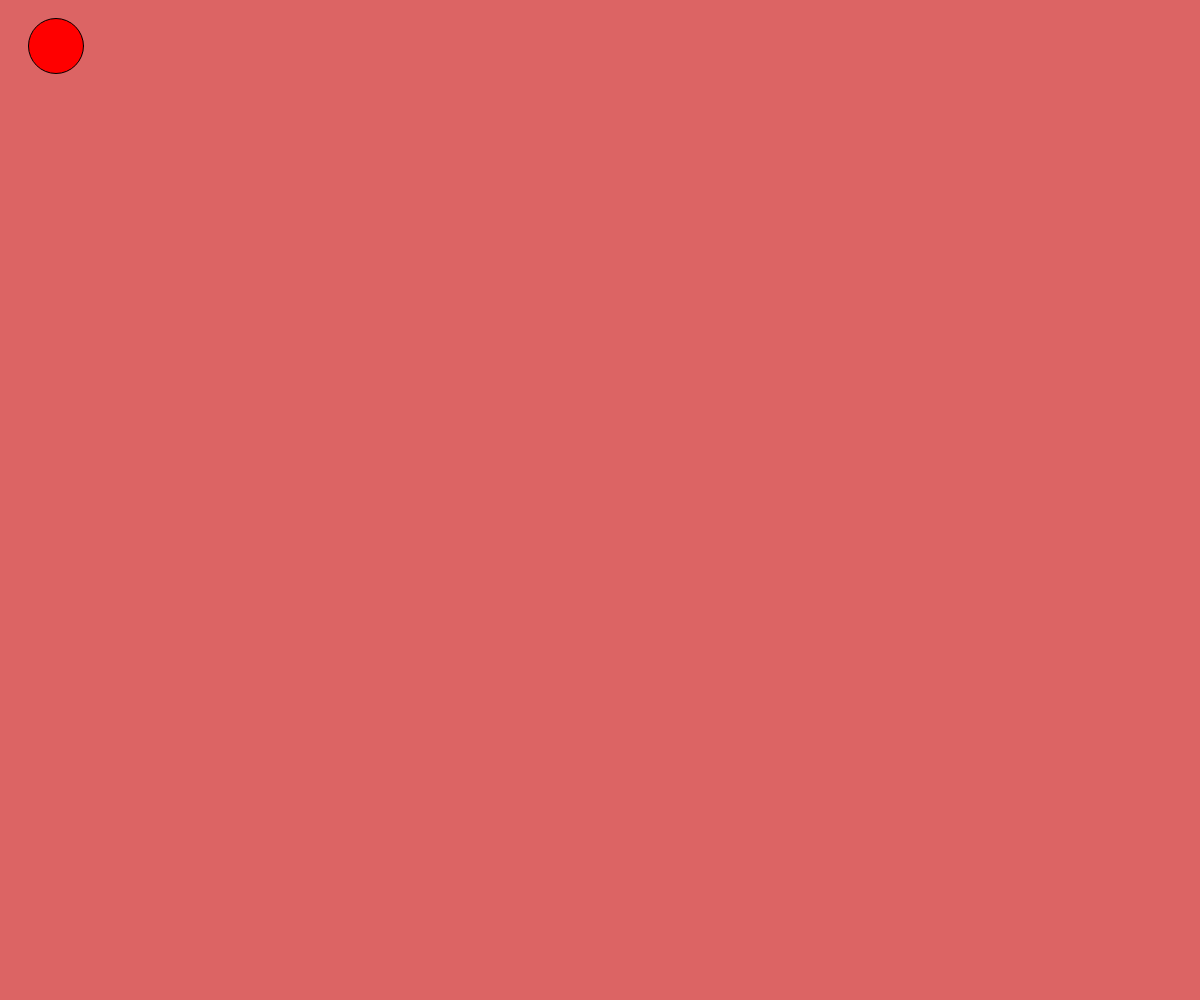
Frame 1 (no input)
Frame 60 (no input): identical to frame 1, image omitted
Frame 120 (the mouse pressed at the canvas centre since frame 60): identical to frame 1, image omitted

The p5.js sketch that drew this single still picture (run headless with seeded random() and noise() and a simulated clock; from frame 60 on, the mouse is pressed at the canvas centre):

// p5.js sketch
// ── sketch.js
// Project Title
// Your Name
// Date
//
// Extra for Experts:
// - describe what you did to take this project "above and beyond"


function setup() {
  createCanvas(windowWidth, windowHeight);
}

function draw() {
  background(220, 100, 100);
  fill(500, 0, 0);
  ellipse(56, 46, 55, 55);
}
